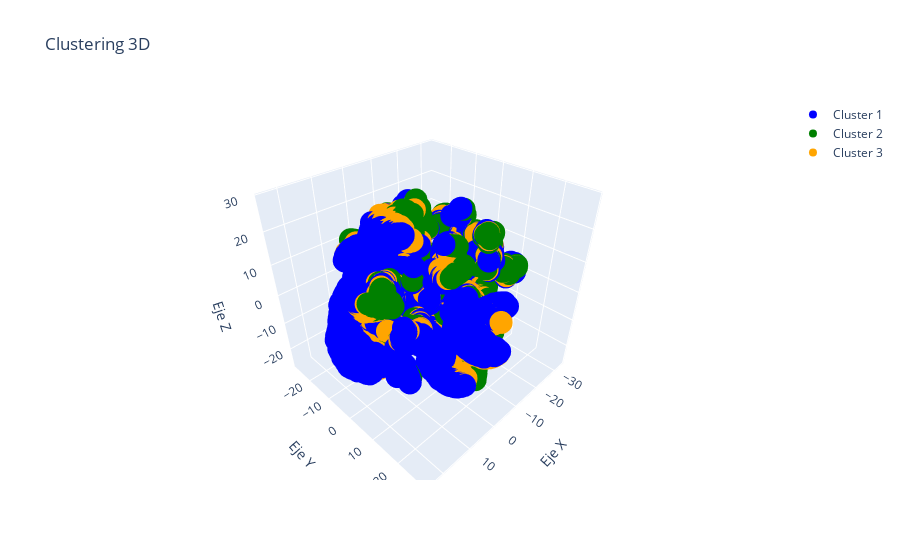

The code cell stored with this chart in its notebook:
### Code cell
# Visualizar clusters
import plotly.graph_objects as go

# Gráfico 3D interactivo
fig = go.Figure()

fig.add_trace(go.Scatter3d(
    x=X_reducido[etiquetas == 0, 0],
    y=X_reducido[etiquetas == 0, 1],
    z=X_reducido[etiquetas == 0, 2],
    mode='markers',
    marker=dict(color='blue'),
    name='Cluster 1'
))

fig.add_trace(go.Scatter3d(
    x=X_reducido[etiquetas == 1, 0],
    y=X_reducido[etiquetas == 1, 1],
    z=X_reducido[etiquetas == 1, 2],
    mode='markers',
    marker=dict(color='green'),
    name='Cluster 2'
))

fig.add_trace(go.Scatter3d(
    x=X_reducido[etiquetas == 2, 0],
    y=X_reducido[etiquetas == 2, 1],
    z=X_reducido[etiquetas == 2, 2],
    mode='markers',
    marker=dict(color='orange'),
    name='Cluster 3'
))

fig.update_layout(title='Clustering 3D', scene = dict(
                    xaxis_title='Eje X',
                    yaxis_title='Eje Y',
                    zaxis_title='Eje Z'))

fig.show()

### Figure 1 — Plotly figure (JSON) as saved in the notebook; plotly's stock layout.template omitted (floating-point values rounded to 4 significant figures; data arrays with more than 128 entries replaced by an {"elided": "..."} marker saying what was removed)
{"data": [{"marker": {"color": "blue"}, "mode": "markers", "name": "Cluster 1", "type": "scatter3d", "x": {"elided": "5751 float values"}, "y": {"elided": "5751 float values"}, "z": {"elided": "5751 float values"}}, {"marker": {"color": "green"}, "mode": "markers", "name": "Cluster 2", "type": "scatter3d", "x": {"elided": "1972 float values"}, "y": {"elided": "1972 float values"}, "z": {"elided": "1972 float values"}}, {"marker": {"color": "orange"}, "mode": "markers", "name": "Cluster 3", "type": "scatter3d", "x": {"elided": "2273 float values"}, "y": {"elided": "2273 float values"}, "z": {"elided": "2273 float values"}}], "layout": {"scene": {"xaxis": {"title": {"text": "Eje X"}}, "yaxis": {"title": {"text": "Eje Y"}}, "zaxis": {"title": {"text": "Eje Z"}}}, "title": {"text": "Clustering 3D"}}}
